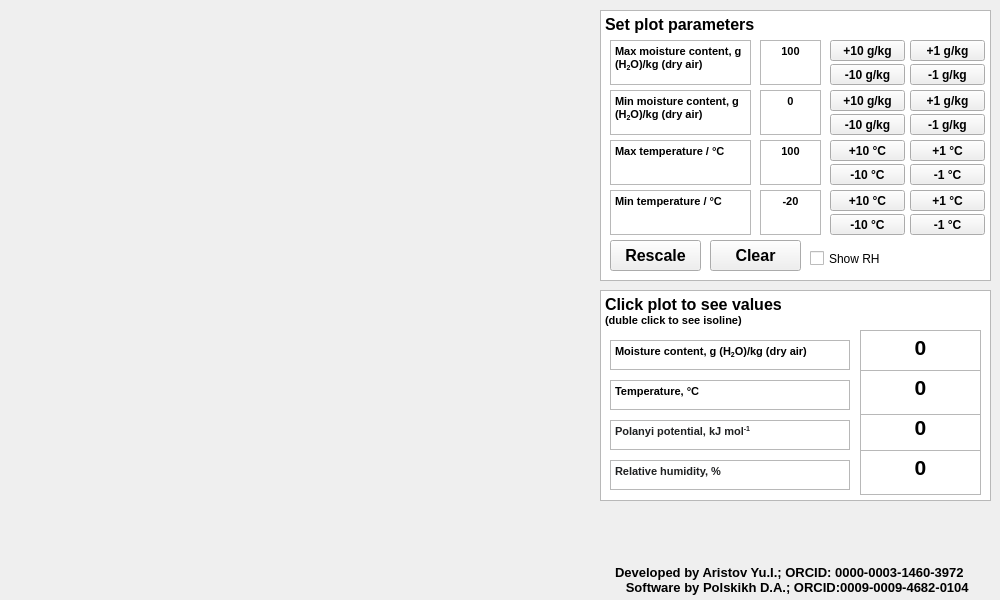
 <widget class="QMainWindow" name="MainWindow">
  <property name="geometry">
   <rect>
    <x>0</x>
    <y>0</y>
    <width>1000</width>
    <height>600</height>
   </rect>
  </property>
  <property name="windowTitle">
   <string>Modified Molye diagram</string>
  </property>
  <property name="windowIcon">
   <iconset>
    <normaloff>D:/Учусь в визуал/иконка.jpg</normaloff>D:/Учусь в визуал/иконка.jpg</iconset>
  </property>
  <property name="animated">
   <bool>true</bool>
  </property>
  <widget class="QWidget" name="centralwidget">
   <widget class="QTextEdit" name="SimpleText_2">
    <property name="geometry">
     <rect>
      <x>610</x>
      <y>90</y>
      <width>141</width>
      <height>45</height>
     </rect>
    </property>
    <property name="font">
     <font>
      <weight>75</weight>
      <bold>true</bold>
     </font>
    </property>
    <property name="readOnly">
     <bool>true</bool>
    </property>
    <property name="html">
     <string>&lt;!DOCTYPE HTML PUBLIC &quot;-//W3C//DTD HTML 4.0//EN&quot; &quot;http://www.w3.org/TR/REC-html40/strict.dtd&quot;&gt;
&lt;html&gt;&lt;head&gt;&lt;meta name=&quot;qrichtext&quot; content=&quot;1&quot; /&gt;&lt;style type=&quot;text/css&quot;&gt;
p, li { white-space: pre-wrap; }
&lt;/style&gt;&lt;/head&gt;&lt;body style=&quot; font-family:'MS Shell Dlg 2'; font-size:8.25pt; font-weight:600; font-style:normal;&quot;&gt;
&lt;p style=&quot; margin-top:0px; margin-bottom:0px; margin-left:0px; margin-right:0px; -qt-block-indent:0; text-indent:0px;&quot;&gt;&lt;span style=&quot; font-size:8pt;&quot;&gt;Min moisture content, g (H&lt;/span&gt;&lt;span style=&quot; font-size:8pt; vertical-align:sub;&quot;&gt;2&lt;/span&gt;&lt;span style=&quot; font-size:8pt;&quot;&gt;O)/kg (dry air)&lt;/span&gt;&lt;/p&gt;&lt;/body&gt;&lt;/html&gt;</string>
    </property>
   </widget>
   <widget class="QPushButton" name="MinM_m10">
    <property name="geometry">
     <rect>
      <x>830</x>
      <y>114</y>
      <width>75</width>
      <height>21</height>
     </rect>
    </property>
    <property name="font">
     <font>
      <weight>75</weight>
      <bold>true</bold>
     </font>
    </property>
    <property name="text">
     <string>-10 g/kg</string>
    </property>
   </widget>
   <widget class="QTextEdit" name="SimpleText_4">
    <property name="geometry">
     <rect>
      <x>610</x>
      <y>190</y>
      <width>141</width>
      <height>45</height>
     </rect>
    </property>
    <property name="font">
     <font>
      <weight>75</weight>
      <bold>true</bold>
     </font>
    </property>
    <property name="readOnly">
     <bool>true</bool>
    </property>
    <property name="html">
     <string>&lt;!DOCTYPE HTML PUBLIC &quot;-//W3C//DTD HTML 4.0//EN&quot; &quot;http://www.w3.org/TR/REC-html40/strict.dtd&quot;&gt;
&lt;html&gt;&lt;head&gt;&lt;meta name=&quot;qrichtext&quot; content=&quot;1&quot; /&gt;&lt;style type=&quot;text/css&quot;&gt;
p, li { white-space: pre-wrap; }
&lt;/style&gt;&lt;/head&gt;&lt;body style=&quot; font-family:'MS Shell Dlg 2'; font-size:8.25pt; font-weight:600; font-style:normal;&quot;&gt;
&lt;p style=&quot; margin-top:0px; margin-bottom:0px; margin-left:0px; margin-right:0px; -qt-block-indent:0; text-indent:0px;&quot;&gt;&lt;span style=&quot; font-size:8pt;&quot;&gt;Min temperature /&lt;/span&gt;&lt;span style=&quot; font-size:8pt; color:#000000;&quot;&gt; &lt;/span&gt;&lt;span style=&quot; font-size:8pt;&quot;&gt;°C&lt;/span&gt;&lt;/p&gt;&lt;/body&gt;&lt;/html&gt;</string>
    </property>
   </widget>
   <widget class="QTextEdit" name="MaxT">
    <property name="geometry">
     <rect>
      <x>760</x>
      <y>140</y>
      <width>61</width>
      <height>45</height>
     </rect>
    </property>
    <property name="font">
     <font>
      <weight>75</weight>
      <bold>true</bold>
     </font>
    </property>
    <property name="html">
     <string>&lt;!DOCTYPE HTML PUBLIC &quot;-//W3C//DTD HTML 4.0//EN&quot; &quot;http://www.w3.org/TR/REC-html40/strict.dtd&quot;&gt;
&lt;html&gt;&lt;head&gt;&lt;meta name=&quot;qrichtext&quot; content=&quot;1&quot; /&gt;&lt;style type=&quot;text/css&quot;&gt;
p, li { white-space: pre-wrap; }
&lt;/style&gt;&lt;/head&gt;&lt;body style=&quot; font-family:'MS Shell Dlg 2'; font-size:8.25pt; font-weight:600; font-style:normal;&quot;&gt;
&lt;p align=&quot;center&quot; style=&quot; margin-top:0px; margin-bottom:0px; margin-left:0px; margin-right:0px; -qt-block-indent:0; text-indent:0px;&quot;&gt;100&lt;/p&gt;&lt;/body&gt;&lt;/html&gt;</string>
    </property>
   </widget>
   <widget class="QTextEdit" name="ClickF">
    <property name="geometry">
     <rect>
      <x>860</x>
      <y>410</y>
      <width>121</width>
      <height>45</height>
     </rect>
    </property>
    <property name="font">
     <font>
      <weight>75</weight>
      <bold>true</bold>
     </font>
    </property>
    <property name="readOnly">
     <bool>false</bool>
    </property>
    <property name="html">
     <string>&lt;!DOCTYPE HTML PUBLIC &quot;-//W3C//DTD HTML 4.0//EN&quot; &quot;http://www.w3.org/TR/REC-html40/strict.dtd&quot;&gt;
&lt;html&gt;&lt;head&gt;&lt;meta name=&quot;qrichtext&quot; content=&quot;1&quot; /&gt;&lt;style type=&quot;text/css&quot;&gt;
p, li { white-space: pre-wrap; }
&lt;/style&gt;&lt;/head&gt;&lt;body style=&quot; font-family:'MS Shell Dlg 2'; font-size:8.25pt; font-weight:600; font-style:normal;&quot;&gt;
&lt;p align=&quot;center&quot; style=&quot; margin-top:0px; margin-bottom:0px; margin-left:0px; margin-right:0px; -qt-block-indent:0; text-indent:0px;&quot;&gt;&lt;span style=&quot; font-size:16pt;&quot;&gt;0&lt;/span&gt;&lt;/p&gt;&lt;/body&gt;&lt;/html&gt;</string>
    </property>
   </widget>
   <widget class="QTextEdit" name="SimpleText">
    <property name="geometry">
     <rect>
      <x>610</x>
      <y>40</y>
      <width>141</width>
      <height>45</height>
     </rect>
    </property>
    <property name="font">
     <font>
      <pointsize>10</pointsize>
      <weight>75</weight>
      <bold>true</bold>
     </font>
    </property>
    <property name="readOnly">
     <bool>true</bool>
    </property>
    <property name="html">
     <string>&lt;!DOCTYPE HTML PUBLIC &quot;-//W3C//DTD HTML 4.0//EN&quot; &quot;http://www.w3.org/TR/REC-html40/strict.dtd&quot;&gt;
&lt;html&gt;&lt;head&gt;&lt;meta name=&quot;qrichtext&quot; content=&quot;1&quot; /&gt;&lt;style type=&quot;text/css&quot;&gt;
p, li { white-space: pre-wrap; }
&lt;/style&gt;&lt;/head&gt;&lt;body style=&quot; font-family:'MS Shell Dlg 2'; font-size:10pt; font-weight:600; font-style:normal;&quot;&gt;
&lt;p style=&quot; margin-top:0px; margin-bottom:0px; margin-left:0px; margin-right:0px; -qt-block-indent:0; text-indent:0px;&quot;&gt;&lt;span style=&quot; font-size:8pt;&quot;&gt;Max moisture content, g (H&lt;/span&gt;&lt;span style=&quot; font-size:8pt; vertical-align:sub;&quot;&gt;2&lt;/span&gt;&lt;span style=&quot; font-size:8pt;&quot;&gt;O)/kg (dry air)&lt;/span&gt;&lt;/p&gt;&lt;/body&gt;&lt;/html&gt;</string>
    </property>
   </widget>
   <widget class="QPushButton" name="MinM_p10">
    <property name="geometry">
     <rect>
      <x>830</x>
      <y>90</y>
      <width>75</width>
      <height>21</height>
     </rect>
    </property>
    <property name="font">
     <font>
      <weight>75</weight>
      <bold>true</bold>
     </font>
    </property>
    <property name="text">
     <string>+10 g/kg</string>
    </property>
   </widget>
   <widget class="QPushButton" name="MaxM_p1">
    <property name="geometry">
     <rect>
      <x>910</x>
      <y>40</y>
      <width>75</width>
      <height>21</height>
     </rect>
    </property>
    <property name="font">
     <font>
      <weight>75</weight>
      <bold>true</bold>
     </font>
    </property>
    <property name="text">
     <string>+1 g/kg</string>
    </property>
   </widget>
   <widget class="QTextEdit" name="MinT">
    <property name="geometry">
     <rect>
      <x>760</x>
      <y>190</y>
      <width>61</width>
      <height>45</height>
     </rect>
    </property>
    <property name="font">
     <font>
      <weight>75</weight>
      <bold>true</bold>
     </font>
    </property>
    <property name="html">
     <string>&lt;!DOCTYPE HTML PUBLIC &quot;-//W3C//DTD HTML 4.0//EN&quot; &quot;http://www.w3.org/TR/REC-html40/strict.dtd&quot;&gt;
&lt;html&gt;&lt;head&gt;&lt;meta name=&quot;qrichtext&quot; content=&quot;1&quot; /&gt;&lt;style type=&quot;text/css&quot;&gt;
p, li { white-space: pre-wrap; }
&lt;/style&gt;&lt;/head&gt;&lt;body style=&quot; font-family:'MS Shell Dlg 2'; font-size:8.25pt; font-weight:600; font-style:normal;&quot;&gt;
&lt;p align=&quot;center&quot; style=&quot; margin-top:0px; margin-bottom:0px; margin-left:0px; margin-right:0px; -qt-block-indent:0; text-indent:0px;&quot;&gt;-20&lt;/p&gt;&lt;/body&gt;&lt;/html&gt;</string>
    </property>
   </widget>
   <widget class="QTextEdit" name="SimpleText_8">
    <property name="geometry">
     <rect>
      <x>610</x>
      <y>340</y>
      <width>240</width>
      <height>30</height>
     </rect>
    </property>
    <property name="font">
     <font>
      <weight>75</weight>
      <bold>true</bold>
     </font>
    </property>
    <property name="readOnly">
     <bool>true</bool>
    </property>
    <property name="html">
     <string>&lt;!DOCTYPE HTML PUBLIC &quot;-//W3C//DTD HTML 4.0//EN&quot; &quot;http://www.w3.org/TR/REC-html40/strict.dtd&quot;&gt;
&lt;html&gt;&lt;head&gt;&lt;meta name=&quot;qrichtext&quot; content=&quot;1&quot; /&gt;&lt;style type=&quot;text/css&quot;&gt;
p, li { white-space: pre-wrap; }
&lt;/style&gt;&lt;/head&gt;&lt;body style=&quot; font-family:'MS Shell Dlg 2'; font-size:8.25pt; font-weight:600; font-style:normal;&quot;&gt;
&lt;p style=&quot; margin-top:0px; margin-bottom:0px; margin-left:0px; margin-right:0px; -qt-block-indent:0; text-indent:0px;&quot;&gt;&lt;span style=&quot; font-size:8pt;&quot;&gt;Moisture content, g (H&lt;/span&gt;&lt;span style=&quot; font-size:8pt; vertical-align:sub;&quot;&gt;2&lt;/span&gt;&lt;span style=&quot; font-size:8pt;&quot;&gt;O)/kg (dry air)&lt;/span&gt;&lt;/p&gt;&lt;/body&gt;&lt;/html&gt;</string>
    </property>
   </widget>
   <widget class="QTextEdit" name="SimpleText_9">
    <property name="geometry">
     <rect>
      <x>600</x>
      <y>10</y>
      <width>391</width>
      <height>271</height>
     </rect>
    </property>
    <property name="font">
     <font>
      <weight>75</weight>
      <bold>true</bold>
     </font>
    </property>
    <property name="html">
     <string>&lt;!DOCTYPE HTML PUBLIC &quot;-//W3C//DTD HTML 4.0//EN&quot; &quot;http://www.w3.org/TR/REC-html40/strict.dtd&quot;&gt;
&lt;html&gt;&lt;head&gt;&lt;meta name=&quot;qrichtext&quot; content=&quot;1&quot; /&gt;&lt;style type=&quot;text/css&quot;&gt;
p, li { white-space: pre-wrap; }
&lt;/style&gt;&lt;/head&gt;&lt;body style=&quot; font-family:'MS Shell Dlg 2'; font-size:8.25pt; font-weight:600; font-style:normal;&quot;&gt;
&lt;p style=&quot; margin-top:0px; margin-bottom:0px; margin-left:0px; margin-right:0px; -qt-block-indent:0; text-indent:0px;&quot;&gt;&lt;span style=&quot; font-size:12pt;&quot;&gt;Set plot parameters&lt;/span&gt;&lt;/p&gt;&lt;/body&gt;&lt;/html&gt;</string>
    </property>
   </widget>
   <widget class="QPushButton" name="MaxT_p10">
    <property name="geometry">
     <rect>
      <x>830</x>
      <y>140</y>
      <width>75</width>
      <height>21</height>
     </rect>
    </property>
    <property name="font">
     <font>
      <weight>75</weight>
      <bold>true</bold>
     </font>
    </property>
    <property name="text">
     <string>+10 °C</string>
    </property>
   </widget>
   <widget class="PlotWidget" name="MainPlotWid" native="true">
    <property name="geometry">
     <rect>
      <x>0</x>
      <y>0</y>
      <width>600</width>
      <height>601</height>
     </rect>
    </property>
    <property name="cursor">
     <cursorShape>CrossCursor</cursorShape>
    </property>
   </widget>
   <widget class="QPushButton" name="MaxT_m1">
    <property name="geometry">
     <rect>
      <x>910</x>
      <y>164</y>
      <width>75</width>
      <height>21</height>
     </rect>
    </property>
    <property name="font">
     <font>
      <weight>75</weight>
      <bold>true</bold>
     </font>
    </property>
    <property name="text">
     <string>-1 °C</string>
    </property>
   </widget>
   <widget class="QPushButton" name="MaxM_m1">
    <property name="geometry">
     <rect>
      <x>910</x>
      <y>64</y>
      <width>75</width>
      <height>21</height>
     </rect>
    </property>
    <property name="font">
     <font>
      <weight>75</weight>
      <bold>true</bold>
     </font>
    </property>
    <property name="text">
     <string>-1 g/kg</string>
    </property>
   </widget>
   <widget class="QPushButton" name="Rescale">
    <property name="geometry">
     <rect>
      <x>610</x>
      <y>240</y>
      <width>91</width>
      <height>31</height>
     </rect>
    </property>
    <property name="font">
     <font>
      <pointsize>12</pointsize>
      <weight>75</weight>
      <bold>true</bold>
     </font>
    </property>
    <property name="text">
     <string>Rescale</string>
    </property>
   </widget>
   <widget class="QTextEdit" name="SimpleText_3">
    <property name="geometry">
     <rect>
      <x>610</x>
      <y>140</y>
      <width>141</width>
      <height>45</height>
     </rect>
    </property>
    <property name="font">
     <font>
      <weight>75</weight>
      <bold>true</bold>
     </font>
    </property>
    <property name="readOnly">
     <bool>true</bool>
    </property>
    <property name="html">
     <string>&lt;!DOCTYPE HTML PUBLIC &quot;-//W3C//DTD HTML 4.0//EN&quot; &quot;http://www.w3.org/TR/REC-html40/strict.dtd&quot;&gt;
&lt;html&gt;&lt;head&gt;&lt;meta name=&quot;qrichtext&quot; content=&quot;1&quot; /&gt;&lt;style type=&quot;text/css&quot;&gt;
p, li { white-space: pre-wrap; }
&lt;/style&gt;&lt;/head&gt;&lt;body style=&quot; font-family:'MS Shell Dlg 2'; font-size:8.25pt; font-weight:600; font-style:normal;&quot;&gt;
&lt;p style=&quot; margin-top:0px; margin-bottom:0px; margin-left:0px; margin-right:0px; -qt-block-indent:0; text-indent:0px;&quot;&gt;&lt;span style=&quot; font-size:8pt;&quot;&gt;Max temperature / °C&lt;/span&gt;&lt;/p&gt;&lt;/body&gt;&lt;/html&gt;</string>
    </property>
   </widget>
   <widget class="QLabel" name="label">
    <property name="geometry">
     <rect>
      <x>615</x>
      <y>565</y>
      <width>380</width>
      <height>30</height>
     </rect>
    </property>
    <property name="font">
     <font>
      <pointsize>10</pointsize>
      <weight>75</weight>
      <bold>true</bold>
     </font>
    </property>
    <property name="contextMenuPolicy">
     <enum>Qt::ActionsContextMenu</enum>
    </property>
    <property name="toolTip">
     <string>&lt;html&gt;&lt;head/&gt;&lt;body&gt;&lt;p&gt;&lt;a href=&quot;https://orcid.org/0000-0003-1460-3972&quot;&gt;&lt;span style=&quot; font-family:'Source Sans Pro,sans-serif'; font-size:14px; color:#000000; background-color:#ffffff;&quot;&gt;Developed by Aristov Yu.I.; &lt;/span&gt;&lt;/a&gt;&lt;span style=&quot; font-family:'Source Sans Pro,sans-serif'; font-size:14px; color:#000000; background-color:#ffffff;&quot;&gt;ORCID: &lt;/span&gt;&lt;a href=&quot;https://orcid.org/0000-0003-1460-3972&quot;&gt;&lt;span style=&quot; font-family:'Source Sans Pro,sans-serif'; font-size:14px; color:#000000; background-color:#ffffff;&quot;&gt;0000-0003-1460-3972&lt;/span&gt;&lt;/a&gt;&lt;/p&gt;&lt;p&gt;&lt;a href=&quot;https://orcid.org/0000-0003-1460-3972&quot;&gt;&lt;span style=&quot; font-family:'Source Sans Pro,sans-serif'; font-size:14px; color:#000000; background-color:#ffffff;&quot;&gt;Software by Polskikh D.A.; &lt;/span&gt;&lt;/a&gt;&lt;span style=&quot; font-family:'Source Sans Pro,sans-serif'; font-size:14px; color:#000000; background-color:#ffffff;&quot;&gt;ORCID:&lt;/span&gt;&lt;a href=&quot;https://orcid.org/0009-0009-4682-0104&quot;&gt;&lt;span style=&quot; font-family:'Source Sans Pro,sans-serif'; font-size:14px; color:#000000; background-color:#ffffff;&quot;&gt;0009-0009-4682-0104&lt;/span&gt;&lt;/a&gt;&lt;/p&gt;&lt;/body&gt;&lt;/html&gt;</string>
    </property>
    <property name="text">
     <string>Developed by Aristov Yu.I.; ORCID: 0000-0003-1460-3972
   Software by Polskikh D.A.; ORCID:0009-0009-4682-0104</string>
    </property>
   </widget>
   <widget class="QTextEdit" name="MaxM">
    <property name="geometry">
     <rect>
      <x>760</x>
      <y>40</y>
      <width>61</width>
      <height>45</height>
     </rect>
    </property>
    <property name="font">
     <font>
      <weight>75</weight>
      <bold>true</bold>
     </font>
    </property>
    <property name="html">
     <string>&lt;!DOCTYPE HTML PUBLIC &quot;-//W3C//DTD HTML 4.0//EN&quot; &quot;http://www.w3.org/TR/REC-html40/strict.dtd&quot;&gt;
&lt;html&gt;&lt;head&gt;&lt;meta name=&quot;qrichtext&quot; content=&quot;1&quot; /&gt;&lt;style type=&quot;text/css&quot;&gt;
p, li { white-space: pre-wrap; }
&lt;/style&gt;&lt;/head&gt;&lt;body style=&quot; font-family:'MS Shell Dlg 2'; font-size:8.25pt; font-weight:600; font-style:normal;&quot;&gt;
&lt;p align=&quot;center&quot; style=&quot; margin-top:0px; margin-bottom:0px; margin-left:0px; margin-right:0px; -qt-block-indent:0; text-indent:0px;&quot;&gt;100&lt;/p&gt;&lt;/body&gt;&lt;/html&gt;</string>
    </property>
   </widget>
   <widget class="QTextEdit" name="SimpleText_7">
    <property name="geometry">
     <rect>
      <x>600</x>
      <y>290</y>
      <width>391</width>
      <height>211</height>
     </rect>
    </property>
    <property name="font">
     <font>
      <weight>75</weight>
      <bold>true</bold>
     </font>
    </property>
    <property name="html">
     <string>&lt;!DOCTYPE HTML PUBLIC &quot;-//W3C//DTD HTML 4.0//EN&quot; &quot;http://www.w3.org/TR/REC-html40/strict.dtd&quot;&gt;
&lt;html&gt;&lt;head&gt;&lt;meta name=&quot;qrichtext&quot; content=&quot;1&quot; /&gt;&lt;style type=&quot;text/css&quot;&gt;
p, li { white-space: pre-wrap; }
&lt;/style&gt;&lt;/head&gt;&lt;body style=&quot; font-family:'MS Shell Dlg 2'; font-size:8.25pt; font-weight:600; font-style:normal;&quot;&gt;
&lt;p style=&quot; margin-top:0px; margin-bottom:0px; margin-left:0px; margin-right:0px; -qt-block-indent:0; text-indent:0px;&quot;&gt;&lt;span style=&quot; font-size:12pt;&quot;&gt;Click plot to see values &lt;/span&gt;&lt;/p&gt;
&lt;p style=&quot; margin-top:0px; margin-bottom:0px; margin-left:0px; margin-right:0px; -qt-block-indent:0; text-indent:0px;&quot;&gt;&lt;span style=&quot; font-size:8pt;&quot;&gt;(duble click to see isoline)&lt;/span&gt;&lt;/p&gt;&lt;/body&gt;&lt;/html&gt;</string>
    </property>
   </widget>
   <widget class="QPushButton" name="MinT_m10">
    <property name="geometry">
     <rect>
      <x>830</x>
      <y>214</y>
      <width>75</width>
      <height>21</height>
     </rect>
    </property>
    <property name="font">
     <font>
      <weight>75</weight>
      <bold>true</bold>
     </font>
    </property>
    <property name="text">
     <string>-10 °C</string>
    </property>
   </widget>
   <widget class="QPushButton" name="MinM_p1">
    <property name="geometry">
     <rect>
      <x>910</x>
      <y>90</y>
      <width>75</width>
      <height>21</height>
     </rect>
    </property>
    <property name="font">
     <font>
      <weight>75</weight>
      <bold>true</bold>
     </font>
    </property>
    <property name="text">
     <string>+1 g/kg</string>
    </property>
   </widget>
   <widget class="QPushButton" name="MaxM_m10">
    <property name="geometry">
     <rect>
      <x>830</x>
      <y>64</y>
      <width>75</width>
      <height>21</height>
     </rect>
    </property>
    <property name="font">
     <font>
      <weight>75</weight>
      <bold>true</bold>
     </font>
    </property>
    <property name="text">
     <string>-10 g/kg</string>
    </property>
   </widget>
   <widget class="QPushButton" name="MinT_p10">
    <property name="geometry">
     <rect>
      <x>830</x>
      <y>190</y>
      <width>75</width>
      <height>21</height>
     </rect>
    </property>
    <property name="font">
     <font>
      <weight>75</weight>
      <bold>true</bold>
     </font>
    </property>
    <property name="text">
     <string>+10 °C</string>
    </property>
   </widget>
   <widget class="QPushButton" name="MinT_m1">
    <property name="geometry">
     <rect>
      <x>910</x>
      <y>214</y>
      <width>75</width>
      <height>21</height>
     </rect>
    </property>
    <property name="font">
     <font>
      <weight>75</weight>
      <bold>true</bold>
     </font>
    </property>
    <property name="text">
     <string>-1 °C</string>
    </property>
   </widget>
   <widget class="QTextEdit" name="SimpleText_6">
    <property name="geometry">
     <rect>
      <x>610</x>
      <y>380</y>
      <width>240</width>
      <height>30</height>
     </rect>
    </property>
    <property name="font">
     <font>
      <weight>75</weight>
      <bold>true</bold>
     </font>
    </property>
    <property name="readOnly">
     <bool>true</bool>
    </property>
    <property name="html">
     <string>&lt;!DOCTYPE HTML PUBLIC &quot;-//W3C//DTD HTML 4.0//EN&quot; &quot;http://www.w3.org/TR/REC-html40/strict.dtd&quot;&gt;
&lt;html&gt;&lt;head&gt;&lt;meta name=&quot;qrichtext&quot; content=&quot;1&quot; /&gt;&lt;style type=&quot;text/css&quot;&gt;
p, li { white-space: pre-wrap; }
&lt;/style&gt;&lt;/head&gt;&lt;body style=&quot; font-family:'MS Shell Dlg 2'; font-size:8.25pt; font-weight:600; font-style:normal;&quot;&gt;
&lt;p style=&quot; margin-top:0px; margin-bottom:0px; margin-left:0px; margin-right:0px; -qt-block-indent:0; text-indent:0px;&quot;&gt;&lt;span style=&quot; font-size:8pt;&quot;&gt;Temperature,&lt;/span&gt;&lt;span style=&quot; font-size:8pt; color:#000000;&quot;&gt; &lt;/span&gt;&lt;span style=&quot; font-size:8pt;&quot;&gt;°C&lt;/span&gt;&lt;/p&gt;&lt;/body&gt;&lt;/html&gt;</string>
    </property>
   </widget>
   <widget class="QPushButton" name="MaxT_m10">
    <property name="geometry">
     <rect>
      <x>830</x>
      <y>164</y>
      <width>75</width>
      <height>21</height>
     </rect>
    </property>
    <property name="font">
     <font>
      <weight>75</weight>
      <bold>true</bold>
     </font>
    </property>
    <property name="text">
     <string>-10 °C</string>
    </property>
   </widget>
   <widget class="QTextEdit" name="ClickT">
    <property name="geometry">
     <rect>
      <x>860</x>
      <y>370</y>
      <width>121</width>
      <height>45</height>
     </rect>
    </property>
    <property name="font">
     <font>
      <weight>75</weight>
      <bold>true</bold>
     </font>
    </property>
    <property name="readOnly">
     <bool>false</bool>
    </property>
    <property name="html">
     <string>&lt;!DOCTYPE HTML PUBLIC &quot;-//W3C//DTD HTML 4.0//EN&quot; &quot;http://www.w3.org/TR/REC-html40/strict.dtd&quot;&gt;
&lt;html&gt;&lt;head&gt;&lt;meta name=&quot;qrichtext&quot; content=&quot;1&quot; /&gt;&lt;style type=&quot;text/css&quot;&gt;
p, li { white-space: pre-wrap; }
&lt;/style&gt;&lt;/head&gt;&lt;body style=&quot; font-family:'MS Shell Dlg 2'; font-size:8.25pt; font-weight:600; font-style:normal;&quot;&gt;
&lt;p align=&quot;center&quot; style=&quot; margin-top:0px; margin-bottom:0px; margin-left:0px; margin-right:0px; -qt-block-indent:0; text-indent:0px;&quot;&gt;&lt;span style=&quot; font-size:16pt;&quot;&gt;0&lt;/span&gt;&lt;/p&gt;&lt;/body&gt;&lt;/html&gt;</string>
    </property>
   </widget>
   <widget class="QPushButton" name="MinT_p1">
    <property name="geometry">
     <rect>
      <x>910</x>
      <y>190</y>
      <width>75</width>
      <height>21</height>
     </rect>
    </property>
    <property name="font">
     <font>
      <weight>75</weight>
      <bold>true</bold>
     </font>
    </property>
    <property name="text">
     <string>+1 °C</string>
    </property>
   </widget>
   <widget class="QPushButton" name="MaxT_p1">
    <property name="geometry">
     <rect>
      <x>910</x>
      <y>140</y>
      <width>75</width>
      <height>21</height>
     </rect>
    </property>
    <property name="font">
     <font>
      <weight>75</weight>
      <bold>true</bold>
     </font>
    </property>
    <property name="text">
     <string>+1 °C</string>
    </property>
   </widget>
   <widget class="QTextEdit" name="ClickM">
    <property name="geometry">
     <rect>
      <x>860</x>
      <y>330</y>
      <width>121</width>
      <height>41</height>
     </rect>
    </property>
    <property name="font">
     <font>
      <weight>75</weight>
      <bold>true</bold>
     </font>
    </property>
    <property name="readOnly">
     <bool>false</bool>
    </property>
    <property name="html">
     <string>&lt;!DOCTYPE HTML PUBLIC &quot;-//W3C//DTD HTML 4.0//EN&quot; &quot;http://www.w3.org/TR/REC-html40/strict.dtd&quot;&gt;
&lt;html&gt;&lt;head&gt;&lt;meta name=&quot;qrichtext&quot; content=&quot;1&quot; /&gt;&lt;style type=&quot;text/css&quot;&gt;
p, li { white-space: pre-wrap; }
&lt;/style&gt;&lt;/head&gt;&lt;body style=&quot; font-family:'MS Shell Dlg 2'; font-size:8.25pt; font-weight:600; font-style:normal;&quot;&gt;
&lt;p align=&quot;center&quot; style=&quot; margin-top:0px; margin-bottom:0px; margin-left:0px; margin-right:0px; -qt-block-indent:0; text-indent:0px;&quot;&gt;&lt;span style=&quot; font-size:16pt;&quot;&gt;0&lt;/span&gt;&lt;/p&gt;&lt;/body&gt;&lt;/html&gt;</string>
    </property>
   </widget>
   <widget class="QTextEdit" name="SimpleText_5">
    <property name="geometry">
     <rect>
      <x>610</x>
      <y>420</y>
      <width>240</width>
      <height>30</height>
     </rect>
    </property>
    <property name="font">
     <font>
      <weight>75</weight>
      <bold>true</bold>
     </font>
    </property>
    <property name="readOnly">
     <bool>true</bool>
    </property>
    <property name="html">
     <string>&lt;!DOCTYPE HTML PUBLIC &quot;-//W3C//DTD HTML 4.0//EN&quot; &quot;http://www.w3.org/TR/REC-html40/strict.dtd&quot;&gt;
&lt;html&gt;&lt;head&gt;&lt;meta name=&quot;qrichtext&quot; content=&quot;1&quot; /&gt;&lt;style type=&quot;text/css&quot;&gt;
p, li { white-space: pre-wrap; }
&lt;/style&gt;&lt;/head&gt;&lt;body style=&quot; font-family:'MS Shell Dlg 2'; font-size:8.25pt; font-weight:600; font-style:normal;&quot;&gt;
&lt;p style=&quot; margin-top:0px; margin-bottom:0px; margin-left:0px; margin-right:0px; -qt-block-indent:0; text-indent:0px;&quot;&gt;&lt;span style=&quot; font-family:'sans-serif'; font-size:8pt; color:#202122; background-color:#ffffff;&quot;&gt;Polanyi potential, kJ mol&lt;/span&gt;&lt;span style=&quot; font-family:'sans-serif'; font-size:8pt; color:#202122; background-color:#ffffff; vertical-align:super;&quot;&gt;-1&lt;/span&gt;&lt;/p&gt;&lt;/body&gt;&lt;/html&gt;</string>
    </property>
   </widget>
   <widget class="QPushButton" name="MinM_m1">
    <property name="geometry">
     <rect>
      <x>910</x>
      <y>114</y>
      <width>75</width>
      <height>21</height>
     </rect>
    </property>
    <property name="font">
     <font>
      <weight>75</weight>
      <bold>true</bold>
     </font>
    </property>
    <property name="text">
     <string>-1 g/kg</string>
    </property>
   </widget>
   <widget class="QTextEdit" name="MinM">
    <property name="geometry">
     <rect>
      <x>760</x>
      <y>90</y>
      <width>61</width>
      <height>45</height>
     </rect>
    </property>
    <property name="font">
     <font>
      <weight>75</weight>
      <bold>true</bold>
     </font>
    </property>
    <property name="html">
     <string>&lt;!DOCTYPE HTML PUBLIC &quot;-//W3C//DTD HTML 4.0//EN&quot; &quot;http://www.w3.org/TR/REC-html40/strict.dtd&quot;&gt;
&lt;html&gt;&lt;head&gt;&lt;meta name=&quot;qrichtext&quot; content=&quot;1&quot; /&gt;&lt;style type=&quot;text/css&quot;&gt;
p, li { white-space: pre-wrap; }
&lt;/style&gt;&lt;/head&gt;&lt;body style=&quot; font-family:'MS Shell Dlg 2'; font-size:8.25pt; font-weight:600; font-style:normal;&quot;&gt;
&lt;p align=&quot;center&quot; style=&quot; margin-top:0px; margin-bottom:0px; margin-left:0px; margin-right:0px; -qt-block-indent:0; text-indent:0px;&quot;&gt;&lt;span style=&quot; font-size:8pt;&quot;&gt;0&lt;/span&gt;&lt;/p&gt;&lt;/body&gt;&lt;/html&gt;</string>
    </property>
   </widget>
   <widget class="QPushButton" name="MaxM_p10">
    <property name="geometry">
     <rect>
      <x>830</x>
      <y>40</y>
      <width>75</width>
      <height>21</height>
     </rect>
    </property>
    <property name="font">
     <font>
      <weight>75</weight>
      <bold>true</bold>
     </font>
    </property>
    <property name="text">
     <string>+10 g/kg</string>
    </property>
   </widget>
   <widget class="QPushButton" name="Clear">
    <property name="geometry">
     <rect>
      <x>710</x>
      <y>240</y>
      <width>91</width>
      <height>31</height>
     </rect>
    </property>
    <property name="font">
     <font>
      <pointsize>12</pointsize>
      <weight>75</weight>
      <bold>true</bold>
     </font>
    </property>
    <property name="text">
     <string>Clear</string>
    </property>
   </widget>
   <widget class="QTextEdit" name="SimpleText_10">
    <property name="geometry">
     <rect>
      <x>610</x>
      <y>460</y>
      <width>240</width>
      <height>30</height>
     </rect>
    </property>
    <property name="font">
     <font>
      <weight>75</weight>
      <bold>true</bold>
     </font>
    </property>
    <property name="readOnly">
     <bool>true</bool>
    </property>
    <property name="html">
     <string>&lt;!DOCTYPE HTML PUBLIC &quot;-//W3C//DTD HTML 4.0//EN&quot; &quot;http://www.w3.org/TR/REC-html40/strict.dtd&quot;&gt;
&lt;html&gt;&lt;head&gt;&lt;meta name=&quot;qrichtext&quot; content=&quot;1&quot; /&gt;&lt;style type=&quot;text/css&quot;&gt;
p, li { white-space: pre-wrap; }
&lt;/style&gt;&lt;/head&gt;&lt;body style=&quot; font-family:'MS Shell Dlg 2'; font-size:8.25pt; font-weight:600; font-style:normal;&quot;&gt;
&lt;p style=&quot; margin-top:0px; margin-bottom:0px; margin-left:0px; margin-right:0px; -qt-block-indent:0; text-indent:0px;&quot;&gt;&lt;span style=&quot; font-family:'sans-serif'; font-size:8pt; color:#202122; background-color:#ffffff;&quot;&gt;Relative humidity, %&lt;/span&gt;&lt;/p&gt;&lt;/body&gt;&lt;/html&gt;</string>
    </property>
   </widget>
   <widget class="QTextEdit" name="ClickRH">
    <property name="geometry">
     <rect>
      <x>860</x>
      <y>450</y>
      <width>121</width>
      <height>45</height>
     </rect>
    </property>
    <property name="font">
     <font>
      <weight>75</weight>
      <bold>true</bold>
     </font>
    </property>
    <property name="readOnly">
     <bool>false</bool>
    </property>
    <property name="html">
     <string>&lt;!DOCTYPE HTML PUBLIC &quot;-//W3C//DTD HTML 4.0//EN&quot; &quot;http://www.w3.org/TR/REC-html40/strict.dtd&quot;&gt;
&lt;html&gt;&lt;head&gt;&lt;meta name=&quot;qrichtext&quot; content=&quot;1&quot; /&gt;&lt;style type=&quot;text/css&quot;&gt;
p, li { white-space: pre-wrap; }
&lt;/style&gt;&lt;/head&gt;&lt;body style=&quot; font-family:'MS Shell Dlg 2'; font-size:8.25pt; font-weight:600; font-style:normal;&quot;&gt;
&lt;p align=&quot;center&quot; style=&quot; margin-top:0px; margin-bottom:0px; margin-left:0px; margin-right:0px; -qt-block-indent:0; text-indent:0px;&quot;&gt;&lt;span style=&quot; font-size:16pt;&quot;&gt;0&lt;/span&gt;&lt;/p&gt;&lt;/body&gt;&lt;/html&gt;</string>
    </property>
   </widget>
   <widget class="QCheckBox" name="checkBox">
    <property name="geometry">
     <rect>
      <x>810</x>
      <y>250</y>
      <width>70</width>
      <height>17</height>
     </rect>
    </property>
    <property name="text">
     <string>Show RH</string>
    </property>
   </widget>
   <zorder>SimpleText_7</zorder>
   <zorder>SimpleText_9</zorder>
   <zorder>SimpleText_2</zorder>
   <zorder>MinM_m10</zorder>
   <zorder>SimpleText_4</zorder>
   <zorder>MaxT</zorder>
   <zorder>ClickF</zorder>
   <zorder>SimpleText</zorder>
   <zorder>MinM_p10</zorder>
   <zorder>MaxM_p1</zorder>
   <zorder>MinT</zorder>
   <zorder>SimpleText_8</zorder>
   <zorder>MaxT_p10</zorder>
   <zorder>MainPlotWid</zorder>
   <zorder>MaxT_m1</zorder>
   <zorder>MaxM_m1</zorder>
   <zorder>Rescale</zorder>
   <zorder>SimpleText_3</zorder>
   <zorder>label</zorder>
   <zorder>MaxM</zorder>
   <zorder>MinT_m10</zorder>
   <zorder>MinM_p1</zorder>
   <zorder>MaxM_m10</zorder>
   <zorder>MinT_p10</zorder>
   <zorder>MinT_m1</zorder>
   <zorder>SimpleText_6</zorder>
   <zorder>MaxT_m10</zorder>
   <zorder>ClickT</zorder>
   <zorder>MinT_p1</zorder>
   <zorder>MaxT_p1</zorder>
   <zorder>ClickM</zorder>
   <zorder>SimpleText_5</zorder>
   <zorder>MinM_m1</zorder>
   <zorder>MinM</zorder>
   <zorder>MaxM_p10</zorder>
   <zorder>Clear</zorder>
   <zorder>SimpleText_10</zorder>
   <zorder>ClickRH</zorder>
   <zorder>checkBox</zorder>
  </widget>
  <action name="act_Save_all">
   <property name="text">
    <string>Save all </string>
   </property>
  </action>
  <action name="action">
   <property name="text">
    <string>ывап</string>
   </property>
  </action>
  <action name="act_Open">
   <property name="text">
    <string>Open</string>
   </property>
  </action>
 </widget>
